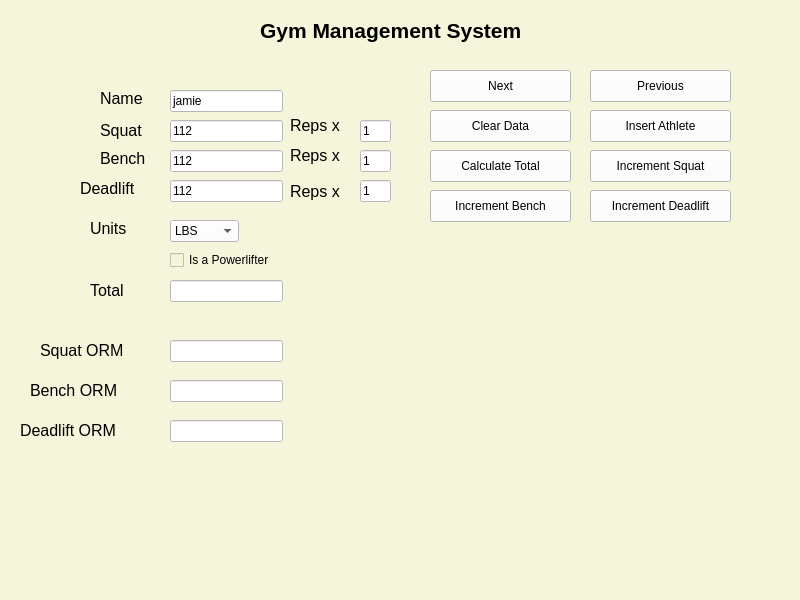
<?xml version="1.0" encoding="UTF-8"?>
<ui version="4.0">
 <class>MainWindow</class>
 <widget class="QMainWindow" name="MainWindow">
  <property name="geometry">
   <rect>
    <x>0</x>
    <y>0</y>
    <width>800</width>
    <height>600</height>
   </rect>
  </property>
  <property name="windowTitle">
   <string>MainWindow</string>
  </property>
  <property name="styleSheet">
   <string notr="true">background-color: beige</string>
  </property>
  <widget class="QWidget" name="centralwidget">
   <widget class="QLabel" name="label">
    <property name="geometry">
     <rect>
      <x>260</x>
      <y>10</y>
      <width>491</width>
      <height>41</height>
     </rect>
    </property>
    <property name="font">
     <font>
      <pointsize>16</pointsize>
      <weight>75</weight>
      <bold>true</bold>
     </font>
    </property>
    <property name="text">
     <string>Gym Management System</string>
    </property>
   </widget>
   <widget class="QLabel" name="label_2">
    <property name="geometry">
     <rect>
      <x>100</x>
      <y>90</y>
      <width>55</width>
      <height>16</height>
     </rect>
    </property>
    <property name="font">
     <font>
      <pointsize>12</pointsize>
     </font>
    </property>
    <property name="styleSheet">
     <string notr="true">white</string>
    </property>
    <property name="text">
     <string>Name</string>
    </property>
    <property name="textFormat">
     <enum>Qt::AutoText</enum>
    </property>
    <property name="scaledContents">
     <bool>false</bool>
    </property>
    <property name="wordWrap">
     <bool>false</bool>
    </property>
   </widget>
   <widget class="QLabel" name="label_3">
    <property name="geometry">
     <rect>
      <x>100</x>
      <y>110</y>
      <width>61</width>
      <height>41</height>
     </rect>
    </property>
    <property name="font">
     <font>
      <pointsize>12</pointsize>
     </font>
    </property>
    <property name="text">
     <string>Squat</string>
    </property>
   </widget>
   <widget class="QLabel" name="label_4">
    <property name="geometry">
     <rect>
      <x>100</x>
      <y>150</y>
      <width>55</width>
      <height>16</height>
     </rect>
    </property>
    <property name="font">
     <font>
      <pointsize>12</pointsize>
     </font>
    </property>
    <property name="text">
     <string>Bench</string>
    </property>
   </widget>
   <widget class="QLabel" name="label_5">
    <property name="geometry">
     <rect>
      <x>80</x>
      <y>180</y>
      <width>81</width>
      <height>16</height>
     </rect>
    </property>
    <property name="font">
     <font>
      <pointsize>12</pointsize>
     </font>
    </property>
    <property name="text">
     <string>Deadlift</string>
    </property>
   </widget>
   <widget class="QLabel" name="label_6">
    <property name="geometry">
     <rect>
      <x>90</x>
      <y>280</y>
      <width>55</width>
      <height>20</height>
     </rect>
    </property>
    <property name="font">
     <font>
      <pointsize>12</pointsize>
     </font>
    </property>
    <property name="text">
     <string>Total</string>
    </property>
   </widget>
   <widget class="QLabel" name="label_7">
    <property name="geometry">
     <rect>
      <x>90</x>
      <y>220</y>
      <width>55</width>
      <height>16</height>
     </rect>
    </property>
    <property name="font">
     <font>
      <pointsize>12</pointsize>
     </font>
    </property>
    <property name="text">
     <string>Units</string>
    </property>
   </widget>
   <widget class="QLineEdit" name="lineEditName">
    <property name="geometry">
     <rect>
      <x>170</x>
      <y>90</y>
      <width>113</width>
      <height>22</height>
     </rect>
    </property>
    <property name="styleSheet">
     <string notr="true">background-color: white;</string>
    </property>
    <property name="text">
     <string>jamie</string>
    </property>
   </widget>
   <widget class="QLineEdit" name="squatweightlineedit">
    <property name="geometry">
     <rect>
      <x>170</x>
      <y>120</y>
      <width>113</width>
      <height>22</height>
     </rect>
    </property>
    <property name="styleSheet">
     <string notr="true">background-color: white;
</string>
    </property>
    <property name="text">
     <string>112</string>
    </property>
   </widget>
   <widget class="QLineEdit" name="benchweightlineedit">
    <property name="geometry">
     <rect>
      <x>170</x>
      <y>150</y>
      <width>113</width>
      <height>22</height>
     </rect>
    </property>
    <property name="styleSheet">
     <string notr="true">background-color: white;
</string>
    </property>
    <property name="text">
     <string>112</string>
    </property>
   </widget>
   <widget class="QLineEdit" name="deadliftweightlineedit">
    <property name="geometry">
     <rect>
      <x>170</x>
      <y>180</y>
      <width>113</width>
      <height>22</height>
     </rect>
    </property>
    <property name="styleSheet">
     <string notr="true">background-color: white;
</string>
    </property>
    <property name="text">
     <string>112</string>
    </property>
   </widget>
   <widget class="QLineEdit" name="lineEditTotal">
    <property name="geometry">
     <rect>
      <x>170</x>
      <y>280</y>
      <width>113</width>
      <height>22</height>
     </rect>
    </property>
    <property name="styleSheet">
     <string notr="true">background-color: white;
</string>
    </property>
   </widget>
   <widget class="QComboBox" name="comboBoxunit">
    <property name="geometry">
     <rect>
      <x>170</x>
      <y>220</y>
      <width>69</width>
      <height>22</height>
     </rect>
    </property>
    <property name="styleSheet">
     <string notr="true">background-color: white;
</string>
    </property>
    <item>
     <property name="text">
      <string>LBS</string>
     </property>
    </item>
    <item>
     <property name="text">
      <string>KG</string>
     </property>
    </item>
   </widget>
   <widget class="QPushButton" name="nextbutton">
    <property name="geometry">
     <rect>
      <x>430</x>
      <y>70</y>
      <width>141</width>
      <height>32</height>
     </rect>
    </property>
    <property name="mouseTracking">
     <bool>false</bool>
    </property>
    <property name="styleSheet">
     <string notr="true">background-color: white;</string>
    </property>
    <property name="text">
     <string>Next</string>
    </property>
   </widget>
   <widget class="QPushButton" name="previousbutton">
    <property name="geometry">
     <rect>
      <x>590</x>
      <y>70</y>
      <width>141</width>
      <height>32</height>
     </rect>
    </property>
    <property name="styleSheet">
     <string notr="true">background-color: white;</string>
    </property>
    <property name="text">
     <string>Previous</string>
    </property>
   </widget>
   <widget class="QPushButton" name="cleardatbtn">
    <property name="geometry">
     <rect>
      <x>430</x>
      <y>110</y>
      <width>141</width>
      <height>32</height>
     </rect>
    </property>
    <property name="styleSheet">
     <string notr="true">background-color: white;</string>
    </property>
    <property name="text">
     <string>Clear Data</string>
    </property>
   </widget>
   <widget class="QPushButton" name="insertAthletebtn">
    <property name="geometry">
     <rect>
      <x>590</x>
      <y>110</y>
      <width>141</width>
      <height>32</height>
     </rect>
    </property>
    <property name="styleSheet">
     <string notr="true">background-color: white;</string>
    </property>
    <property name="text">
     <string>Insert Athlete</string>
    </property>
   </widget>
   <widget class="QPushButton" name="calctotalbtn">
    <property name="geometry">
     <rect>
      <x>430</x>
      <y>150</y>
      <width>141</width>
      <height>32</height>
     </rect>
    </property>
    <property name="styleSheet">
     <string notr="true">background-color: white;</string>
    </property>
    <property name="text">
     <string>Calculate Total</string>
    </property>
   </widget>
   <widget class="QPushButton" name="incSquatbtn">
    <property name="geometry">
     <rect>
      <x>590</x>
      <y>150</y>
      <width>141</width>
      <height>32</height>
     </rect>
    </property>
    <property name="styleSheet">
     <string notr="true">background-color: white;</string>
    </property>
    <property name="text">
     <string>Increment Squat</string>
    </property>
   </widget>
   <widget class="QPushButton" name="incbenchbtn">
    <property name="geometry">
     <rect>
      <x>430</x>
      <y>190</y>
      <width>141</width>
      <height>32</height>
     </rect>
    </property>
    <property name="styleSheet">
     <string notr="true">background-color: white;</string>
    </property>
    <property name="text">
     <string>Increment Bench</string>
    </property>
   </widget>
   <widget class="QPushButton" name="incdeadliftbtn">
    <property name="geometry">
     <rect>
      <x>590</x>
      <y>190</y>
      <width>141</width>
      <height>32</height>
     </rect>
    </property>
    <property name="autoFillBackground">
     <bool>false</bool>
    </property>
    <property name="styleSheet">
     <string notr="true">background-color: white;</string>
    </property>
    <property name="text">
     <string>Increment Deadlift</string>
    </property>
   </widget>
   <widget class="QLabel" name="label_8">
    <property name="geometry">
     <rect>
      <x>290</x>
      <y>110</y>
      <width>71</width>
      <height>31</height>
     </rect>
    </property>
    <property name="font">
     <font>
      <pointsize>12</pointsize>
     </font>
    </property>
    <property name="text">
     <string>Reps x</string>
    </property>
   </widget>
   <widget class="QLabel" name="label_9">
    <property name="geometry">
     <rect>
      <x>290</x>
      <y>140</y>
      <width>71</width>
      <height>31</height>
     </rect>
    </property>
    <property name="font">
     <font>
      <pointsize>12</pointsize>
     </font>
    </property>
    <property name="text">
     <string>Reps x</string>
    </property>
   </widget>
   <widget class="QLabel" name="label_10">
    <property name="geometry">
     <rect>
      <x>290</x>
      <y>176</y>
      <width>71</width>
      <height>31</height>
     </rect>
    </property>
    <property name="font">
     <font>
      <pointsize>12</pointsize>
     </font>
    </property>
    <property name="text">
     <string>Reps x</string>
    </property>
   </widget>
   <widget class="QLineEdit" name="lineEditsquatreps">
    <property name="geometry">
     <rect>
      <x>360</x>
      <y>120</y>
      <width>31</width>
      <height>22</height>
     </rect>
    </property>
    <property name="styleSheet">
     <string notr="true">background-color: white;</string>
    </property>
    <property name="text">
     <string>1</string>
    </property>
   </widget>
   <widget class="QLineEdit" name="lineEditbenchreps">
    <property name="geometry">
     <rect>
      <x>360</x>
      <y>150</y>
      <width>31</width>
      <height>22</height>
     </rect>
    </property>
    <property name="styleSheet">
     <string notr="true">background-color: white;</string>
    </property>
    <property name="text">
     <string>1</string>
    </property>
   </widget>
   <widget class="QLineEdit" name="lineEditdeadliftreps">
    <property name="geometry">
     <rect>
      <x>360</x>
      <y>180</y>
      <width>31</width>
      <height>22</height>
     </rect>
    </property>
    <property name="styleSheet">
     <string notr="true">background-color: white;</string>
    </property>
    <property name="text">
     <string>1</string>
    </property>
   </widget>
   <widget class="QLabel" name="label_11">
    <property name="geometry">
     <rect>
      <x>40</x>
      <y>330</y>
      <width>111</width>
      <height>41</height>
     </rect>
    </property>
    <property name="font">
     <font>
      <pointsize>12</pointsize>
     </font>
    </property>
    <property name="text">
     <string>Squat ORM</string>
    </property>
   </widget>
   <widget class="QLabel" name="label_12">
    <property name="geometry">
     <rect>
      <x>30</x>
      <y>380</y>
      <width>101</width>
      <height>20</height>
     </rect>
    </property>
    <property name="font">
     <font>
      <pointsize>12</pointsize>
     </font>
    </property>
    <property name="text">
     <string>Bench ORM</string>
    </property>
   </widget>
   <widget class="QLabel" name="label_13">
    <property name="geometry">
     <rect>
      <x>20</x>
      <y>420</y>
      <width>121</width>
      <height>20</height>
     </rect>
    </property>
    <property name="font">
     <font>
      <pointsize>12</pointsize>
     </font>
    </property>
    <property name="text">
     <string>Deadlift ORM</string>
    </property>
   </widget>
   <widget class="QLineEdit" name="lineEditSquatORM">
    <property name="geometry">
     <rect>
      <x>170</x>
      <y>340</y>
      <width>113</width>
      <height>22</height>
     </rect>
    </property>
    <property name="styleSheet">
     <string notr="true">background-color: white;
</string>
    </property>
   </widget>
   <widget class="QLineEdit" name="lineEditBenchOrm">
    <property name="geometry">
     <rect>
      <x>170</x>
      <y>380</y>
      <width>113</width>
      <height>22</height>
     </rect>
    </property>
    <property name="styleSheet">
     <string notr="true">background-color: white;</string>
    </property>
   </widget>
   <widget class="QLineEdit" name="lineEditDeadliftORM">
    <property name="geometry">
     <rect>
      <x>170</x>
      <y>420</y>
      <width>113</width>
      <height>22</height>
     </rect>
    </property>
    <property name="styleSheet">
     <string notr="true">background-color: white;</string>
    </property>
   </widget>
   <widget class="QCheckBox" name="checkBoxisapowerlifter">
    <property name="geometry">
     <rect>
      <x>170</x>
      <y>250</y>
      <width>141</width>
      <height>20</height>
     </rect>
    </property>
    <property name="styleSheet">
     <string notr="true"/>
    </property>
    <property name="text">
     <string>Is a Powerlifter</string>
    </property>
   </widget>
  </widget>
  <widget class="QMenuBar" name="menubar">
   <property name="geometry">
    <rect>
     <x>0</x>
     <y>0</y>
     <width>800</width>
     <height>26</height>
    </rect>
   </property>
  </widget>
  <widget class="QStatusBar" name="statusbar"/>
 </widget>
 <resources/>
 <connections/>
</ui>
